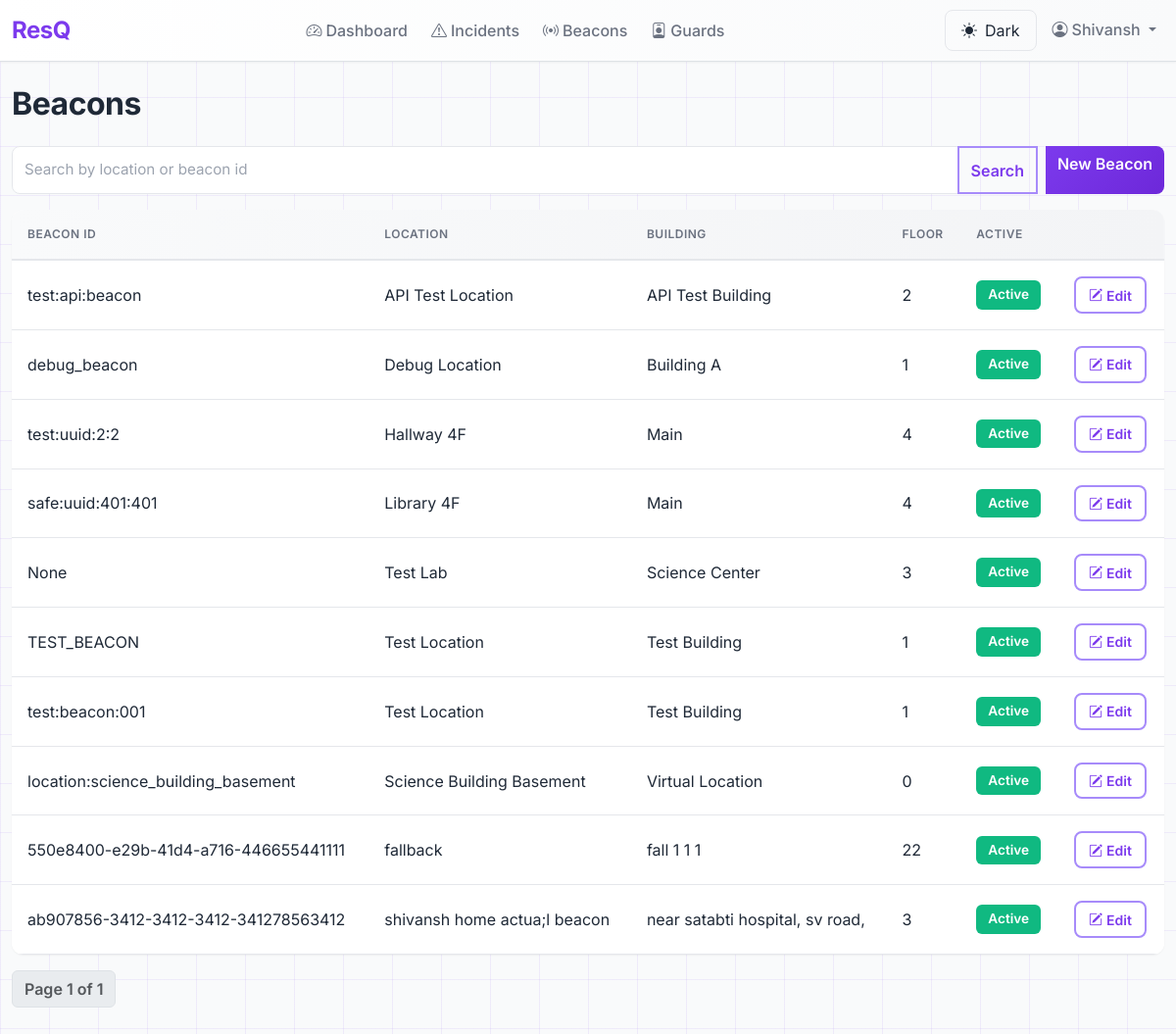
Page /admin-panel/beacons/ (signed in) on the committed database.
### accounts/models.py (models this page shows, shortened)
class User(AbstractBaseUser, PermissionsMixin):
    class Role(models.TextChoices):
        STUDENT = "STUDENT", "Student"
        GUARD = "GUARD", "Guard"
        ADMIN = "ADMIN", "Administrator"
    email = models.EmailField(unique=True, max_length=255)
    full_name = models.CharField(max_length=255)
    phone_number = models.CharField(max_length=10, blank=True, null=True, help_text="10-digit Indian phone number")
    role = models.CharField(max_length=20, choices=Role.choices, default=Role.STUDENT)
    is_active = models.BooleanField(default=True)
    is_staff = models.BooleanField(default=False)
    created_at = models.DateTimeField(auto_now_add=True)
    updated_at = models.DateTimeField(auto_now=True)
    objects = CustomUserManager()
    USERNAME_FIELD = "email"
    REQUIRED_FIELDS = ["full_name", "role"]
    class Meta:
        db_table = "auth_user"
        ordering = ["-created_at"]
        indexes = [
            models.Index(fields=["email"]),
            models.Index(fields=["role"]),
        ]

### incidents/models.py (models this page shows, shortened)
class Beacon(models.Model):
    id = models.UUIDField(primary_key=True, default=uuid.uuid4, editable=False)
    beacon_id = models.CharField(max_length=100, unique=True, db_index=True, null=True, blank=True, help_text="Hardware beacon ID (UUID:major:minor)")
    uuid = models.CharField(max_length=36, db_index=True, help_text="iBeacon UUID")
    major = models.IntegerField(help_text="iBeacon major value")
    minor = models.IntegerField(help_text="iBeacon minor value")
    location_name = models.CharField(max_length=255, help_text="e.g., Library Entrance, Hallway 3A")
    building = models.CharField(max_length=255, help_text="e.g., Building A, Science Center")
    floor = models.IntegerField(help_text="Floor number")
    latitude = models.FloatField(null=True, blank=True, help_text="Fixed beacon latitude")
    longitude = models.FloatField(null=True, blank=True, help_text="Fixed beacon longitude")
    nearby_beacons = models.ManyToManyField(
        'self',
        through='BeaconProximity',
        symmetrical=False,
        related_name='nearby_from',
        help_text="Nearby beacons in priority order for guard search expansion"
    )
    is_active = models.BooleanField(default=True, db_index=True, help_text="Is beacon operational")
    created_at = models.DateTimeField(auto_now_add=True)
    updated_at = models.DateTimeField(auto_now=True)
    class Meta:
        ordering = ["building", "floor", "location_name"]
        indexes = [
            models.Index(fields=["beacon_id"]),
            models.Index(fields=["uuid", "major", "minor"]),
            models.Index(fields=["building", "floor"]),
            models.Index(fields=["is_active"]),
        ]
        constraints = [
            models.UniqueConstraint(fields=["major", "minor"], name="unique_beacon_major_minor")
        ]

### adminEnd/views.py (the view)
# urls.py: path('beacons/', views.beacon_list, name='beacon_list'),
@admin_required
def beacon_list(request):
    from .forms import BeaconForm
    qs = Beacon.objects.order_by('building', 'floor', 'location_name')
    q = request.GET.get('q', '').strip()
    if q:
        qs = qs.filter(location_name__icontains=q) | qs.filter(beacon_id__icontains=q)
    paginator = Paginator(qs, 20)
    page_obj = paginator.get_page(request.GET.get('page'))
    return render(request, 'adminEnd/beacons_list.html', {'page_obj': page_obj, 'q': q, 'adminend_view_only': settings.ADMINEND_VIEW_ONLY})

### adminEnd/context_processors.py (called while the page is built)
def adminend_view_only(request):
    return {'adminend_view_only': getattr(settings, 'ADMINEND_VIEW_ONLY', True)}

### adminEnd/views.py (called while the page is built)
def admin_required(view_func):
    return user_passes_test(lambda u: u.is_authenticated and getattr(u, 'role', None) == 'ADMIN', login_url='home')(view_func)

### adminEnd/templates/adminEnd/beacons_list.html (shortened to what this page needs)
{% extends 'adminEnd/base.html' %}
{% block content %}
<h1>Beacons</h1>
<form method="get" class="mb-3">
  <div class="input-group">
    <input name="q" value="{{ q }}" class="form-control" placeholder="Search by location or beacon id" />
    <button class="btn btn-outline-primary">Search</button>
    {% if not adminend_view_only %}
      <a class="btn btn-primary ms-2" href="{% url 'adminEnd:beacon_create' %}">New Beacon</a>
    {% else %}
      <button class="btn btn-primary ms-2" disabled title="View-only">New Beacon</button>
    {% endif %}
  </div>
</form>
<table class="table table-hover">
  <thead>
    <tr>
      <th>Beacon ID</th>
      <th>Location</th>
      <th>Building</th>
      <th>Floor</th>
      <th>Active</th>
      <th></th>
    </tr>
  </thead>
  <tbody>
    {% for b in page_obj.object_list %}
    <tr>
      <td>{{ b.beacon_id }}</td>
      <td>{{ b.location_name }}</td>
      <td>{{ b.building }}</td>
      <td>{{ b.floor }}</td>
      <td>
        {% if b.is_active %}
          <span class="badge bg-success">Active</span>
        {% else %}
          <span class="badge bg-secondary">Inactive</span>
        {% endif %}
      </td>
      <td><a class="btn btn-sm btn-outline-primary" href="{% url 'adminEnd:beacon_detail' b.id %}"><i class="bi bi-pencil-square me-1"></i>Edit</a></td>
    </tr>
    {% endfor %}
  </tbody>
</table>
<nav aria-label="Page navigation">
  <ul class="pagination">
    <li class="page-item disabled"><span class="page-link">Page {{ page_obj.number }} of {{ page_obj.paginator.num_pages }}</span></li>
  </ul>
</nav>
{% endblock %}

### adminEnd/templates/adminEnd/base.html (shortened to what this page needs)
{% load static %}
<!doctype html>
<html lang="en">
  <head>
    <link href="https://cdn.jsdelivr.net/npm/bootstrap@5.3.2/dist/css/bootstrap.min.css" rel="stylesheet">
    <link href="https://cdn.jsdelivr.net/npm/bootstrap-icons@1.11.3/font/bootstrap-icons.css" rel="stylesheet">
    <link href="{% static 'adminEnd/css/custom.css' %}" rel="stylesheet">
  </head>
  <body data-theme="light">
    <nav class="navbar navbar-expand-lg sticky-top border-bottom" style="background: linear-gradient(to right, #ffffff, #f9fafb);">
      <div class="container-lg">
        <a class="navbar-brand fw-700" href="{% url 'adminEnd:dashboard' %}" style="font-size: 1.5rem; letter-spacing: -0.5px;">
          <span style="color: #7c3aed;">ResQ</span>
        </a>
        <div class="collapse navbar-collapse" id="nav">
          {% url 'adminEnd:dashboard' as dashboard_url %}
          {% url 'adminEnd:incident_list' as incidents_url %}
          {% url 'adminEnd:beacon_list' as beacons_url %}
          {% url 'adminEnd:guard_list' as guards_url %}
          <ul class="navbar-nav ms-auto gap-2 mb-2 mb-lg-0">
            <li class="nav-item"><a class="nav-link fw-500 {% if request.resolver_match.url_name == 'dashboard' %}text-primary{% else %}text-muted{% endif %}" href="{{ dashboard_url }}"><i class="bi bi-speedometer2 me-1"></i>Dashboard</a></li>
            <li class="nav-item"><a class="nav-link fw-500 {% if 'incident' in request.resolver_match.url_name %}text-primary{% else %}text-muted{% endif %}" href="{{ incidents_url }}"><i class="bi bi-exclamation-triangle me-1"></i>Incidents</a></li>
            <li class="nav-item"><a class="nav-link fw-500 {% if 'beacon' in request.resolver_match.url_name %}text-primary{% else %}text-muted{% endif %}" href="{{ beacons_url }}"><i class="bi bi-broadcast me-1"></i>Beacons</a></li>
            <li class="nav-item"><a class="nav-link fw-500 {% if 'guard' in request.resolver_match.url_name %}text-primary{% else %}text-muted{% endif %}" href="{{ guards_url }}"><i class="bi bi-person-badge me-1"></i>Guards</a></li>
          </ul>
          <ul class="navbar-nav ms-auto gap-2">
            <li class="nav-item">
              <button id="themeToggle" class="theme-toggle" title="Toggle dark mode">
                <i class="bi bi-sun-fill me-2"></i><span id="themeText">Dark</span>
              </button>
            </li>
            {% if request.user.is_authenticated %}
            <li class="nav-item dropdown">
              <a class="nav-link dropdown-toggle" href="#" id="userDropdown" role="button" data-bs-toggle="dropdown">
                <i class="bi bi-person-circle me-1"></i>{{ request.user.full_name }}
              </a>
            </li>
            {% else %}
            <li class="nav-item"><a class="nav-link" href="/login/"><i class="bi bi-box-arrow-in-right me-1"></i>Login</a></li>
            {% endif %}
          </ul>
        </div>
      </div>
    </nav>
    <div class="container-lg py-4">
      {% block content %}{% endblock %}
    </div>
  </body>
</html>

### adminEnd/static/adminEnd/css/custom.css (style rules this page uses)
:root { --primary: #7c3aed; --primary-light: #a78bfa; --primary-dark: #6d28d9; --secondary: #ec4899; --muted: #6b7280; --border: #e5e7eb; --bg-light: #f9fafb; --shadow-sm: 0 1px 2px rgba(0, 0, 0, 0.05); --shadow-md: 0 4px 6px rgba(0, 0, 0, 0.07); --shadow-lg: 0 10px 15px rgba(124, 58, 237, 0.1); }
html, body { font-family: 'Inter', -apple-system, BlinkMacSystemFont, 'Segoe UI', Roboto, 'Helvetica Neue', Arial; color: #1f2937; }
[data-theme="light"] h1, [data-theme="light"] h2, [data-theme="light"] h3, [data-theme="light"] h4, [data-theme="light"] h5, [data-theme="light"] h6 { color: #1f2937; }
.navbar { background: #ffffff; border-bottom: 1px solid var(--border); box-shadow: var(--shadow-sm); }
.navbar-brand { font-weight: 700; font-size: 1.4rem; color: var(--primary) !important; letter-spacing: -0.5px; }
.navbar .nav-link { font-weight: 500; color: var(--muted) !important; transition: all 0.2s ease; }
.container-lg { max-width: 1200px; background-color: transparent; }
h1, h2, h3, h4, h5, h6 { font-weight: 700; color: #1f2937; letter-spacing: -0.5px; }
h1 { font-size: 2rem; margin-bottom: 1.5rem; }
.table { background: #ffffff !important; border-radius: 12px; overflow: hidden; box-shadow: var(--shadow-sm); color: #1f2937 !important; }
.table thead { background: linear-gradient(to right, #f9fafb, #f3f4f6) !important; border-bottom: 2px solid var(--border) !important; }
.table thead th { font-weight: 600 !important; color: var(--muted) !important; border: none !important; padding: 1rem !important; text-transform: uppercase; font-size: 0.75rem; letter-spacing: 0.5px; background-color: transparent !important; }
.table tbody tr { border-bottom: 1px solid var(--border) !important; transition: background 0.2s ease; color: #1f2937 !important; background-color: transparent !important; }
.table td { padding: 1rem !important; vertical-align: middle; color: #1f2937 !important; border-color: var(--border) !important; }
.badge { font-weight: 600; padding: 0.5rem 0.75rem; border-radius: 6px; font-size: 0.85rem; }
.bg-success { background-color: #10b981 !important; color: white !important; }
.btn { border-radius: 8px; font-weight: 600; transition: all 0.2s ease; border: none; }
.btn-primary { background: linear-gradient(135deg, var(--primary), var(--primary-dark)); color: white !important; border: none; }
.btn-outline-primary { color: var(--primary); border: 2px solid var(--primary-light); border-radius: 8px; }
.btn-sm { padding: 0.4rem 0.8rem; font-size: 0.875rem; }
.form-control, .form-select { border: 1px solid var(--border); border-radius: 8px; padding: 0.75rem; font-size: 0.95rem; transition: all 0.2s ease; background: #ffffff; color: #1f2937; }
.form-control::placeholder { color: #9ca3af; opacity: 1; }
.pagination { gap: 0.5rem; }
.page-link { border-radius: 8px; border: 1px solid var(--border); color: var(--primary); font-weight: 600; background-color: #ffffff; }

### adminEnd/templates/adminEnd/base.html (style rules this page uses)
:root { --bg-primary: #f9fafb; --bg-secondary: #ffffff; --text-primary: #1f2937; --text-secondary: #6b7280; --border-color: #e5e7eb; --grid-color: rgba(124, 58, 237, 0.08); }
body { background-color: var(--bg-primary); background-image: linear-gradient(0deg, var(--grid-color) 1px, transparent 1px), linear-gradient(90deg, var(--grid-color) 1px, transparent 1px); background-size: 50px 50px; color: var(--text-primary); background-attachment: fixed; }
.container-lg { background-color: transparent; }
.theme-toggle { border: 1px solid var(--border-color); background-color: transparent; color: var(--text-primary); padding: 0.5rem 1rem; border-radius: 8px; cursor: pointer; transition: all 0.2s ease; }

### rows in the picture
Beacon: beacon_id "test:api:beacon", location_name "API Test Location", building "API Test Building", floor "2", is_active "Active"
Beacon: beacon_id "debug_beacon", location_name "Debug Location", building "Building A", floor "1", is_active "Active"
Beacon: beacon_id "test:uuid:2:2", location_name "Hallway 4F", building "Main", floor "4", is_active "Active"
Beacon: beacon_id "safe:uuid:401:401", location_name "Library 4F", building "Main", floor "4", is_active "Active"
Beacon: beacon_id "None", location_name "Test Lab", building "Science Center", floor "3", is_active "Active"
Beacon: beacon_id "TEST_BEACON", location_name "Test Location", building "Test Building", floor "1", is_active "Active"
Beacon: beacon_id "test:beacon:001", location_name "Test Location", building "Test Building", floor "1", is_active "Active"
Beacon: beacon_id "location:science_building_basement", location_name "Science Building Basement", building "Virtual Location", floor "0", is_active "Active"
Beacon: beacon_id "550e8400-e29b-41d4-a716-446655441111", location_name "fallback", building "fall 1 1 1", floor "22", is_active "Active"
Beacon: beacon_id "ab907856-3412-3412-3412-341278563412", location_name "shivansh home actua;l beacon", building "near satabti hospital, sv road,", floor "3", is_active "Active"

### other values in the picture
{{ request.user.full_name }} "Shivansh"
{{ page_obj.number }} "1"
{{ page_obj.paginator.num_pages }} "1"
